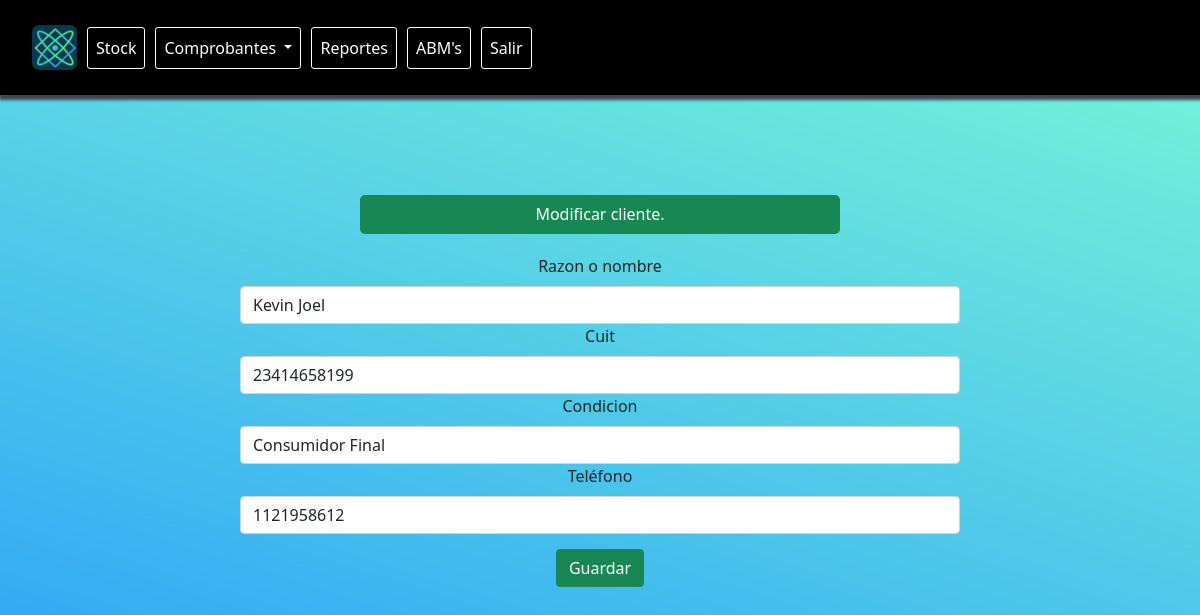
/abm/modificarcliente/1 (signed in), run on the app's committed database.
### AppClientes/models.py (models this page shows, shortened)
class Clientes(models.Model):
    id_cliente = models.IntegerField('Nro de ID',primary_key = True)
    cuit=models.PositiveIntegerField()
    razon_nombre=models.CharField('Razon o nombre', max_length=50)
    condicion=models.ForeignKey(CondicionFiscal, on_delete=models.CASCADE)
    telefono=models.PositiveIntegerField('Teléfono')
    created=models.DateTimeField(auto_now_add=True)
    updated=models.DateTimeField(auto_now_add=True)
    class Meta:
        verbose_name="Cliente"
        verbose_name_plural="Clientes"

### AppABM/views.py (the view, shortened to what this page needs)
# urls.py: path('modificarcliente/<id>', views.modificar_cliente, name="modificar_cliente"),
@login_required
def modificar_cliente(request, id):
    producto = get_object_or_404(Clientes, id_cliente=id)
    data = {
        'form': ClienteModificarForm(instance=producto)
    }
    return render(request, 'AppABM/modificarcliente.html', data)

### AppABM/forms.py
class ClienteModificarForm(forms.ModelForm):
    class Meta:
        model = Clientes
        fields = ['razon_nombre', 'cuit', 'condicion', 'telefono']

### AppClientes/models.py (called while the page is built)
    def __str__(self):
        return self.condicion_fiscal

### AppABM/templates/AppAbm/modificarcliente.html (shortened to what this page needs)
{% extends "base/base.html" %}
{% load widget_tweaks %}
{% load bootstrap4 %}
{% load static %}
{% block content %}
    <form method="post" class="formularioadd" enctype="multipart/form-data">
        <h6 class="addproduct"> Modificar cliente. </h6>
        {% for field in form.visible_fields %}
            <div class="form-group add" style="width: 60%; margin:auto;">
                <label for="{{ field.id_for_label }}">{{ field.label }}</label>
                {{ field|add_class:'form-control' }}
            </div>
        {% endfor %}
            <div class="form-group guardar">
                <button type="submit" class="btn btn-success" style="margin-top: 15px">
                 Guardar
                </button>
            </div>
    </form>
{% endblock %}

### static/base/css/styles.css (style rules this page uses)
.bodybase { background: url("/static/base/img/back2.jpg") no-repeat fixed; }
.formularioadd { margin-top: 100px; }
.form-group.add { text-align: center; }
.form-group.guardar { text-align: center; }
.addproduct { color: white; text-align: center; margin-bottom: 20px !important; margin: auto; background-color: #198754; border-radius: 5px; padding: 10px; width: 40%; }

### data on the page
Clientes: visible_fields "Kevin Joel" "23414658199" "Consumidor Final" "1121958612"

### other printed values
{{ field.label }} "Razon o nombre" "Cuit" "Condicion" "Teléfono"
